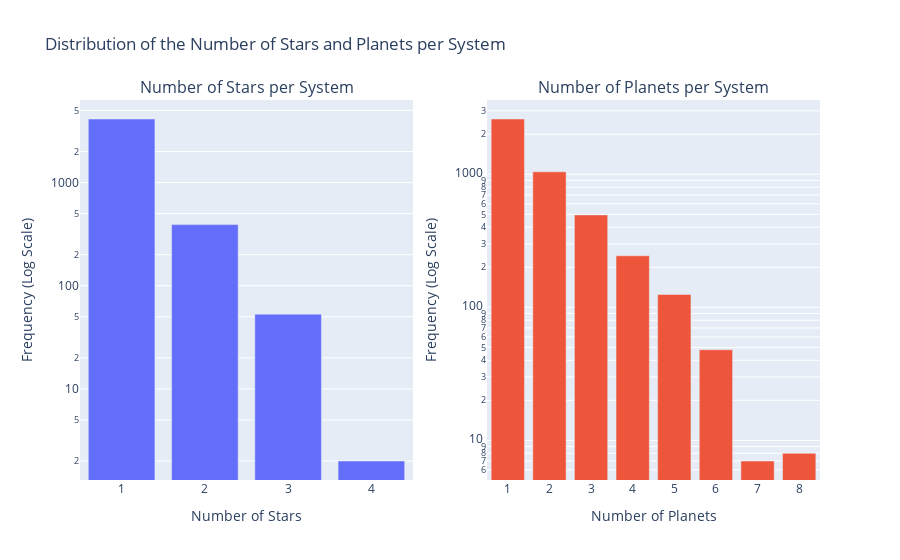

Here is the notebook cell this chart was saved with:
### Markdown cell above
### Number of Stars and Planets per System

### Code cell
# Contare la frequenza di stelle per sistema
stars_per_system = filtered_data['Num Stars'].value_counts()

# Contare la frequenza di pianeti per sistema
planets_per_system = filtered_data['Num Planets'].value_counts()

# Creare la sottotrama con due istogrammi
fig = sp.make_subplots(
    rows=1, cols=2, 
    subplot_titles=['Number of Stars per System', 'Number of Planets per System']
)

# Aggiungere il grafico istogramma per il numero di stelle per sistema
fig.add_trace(
    go.Bar(
        x=stars_per_system.index, 
        y=stars_per_system.values, 
        name="Stars per System"
    ), 
    row=1, col=1
)

# Aggiungere il grafico istogramma per il numero di pianeti per sistema
fig.add_trace(
    go.Bar(
        x=planets_per_system.index, 
        y=planets_per_system.values, 
        name="Planets per System"
    ), 
    row=1, col=2
)

# Modificare il layout per assicurare che le etichette siano visibili
fig.update_layout(
    title_text="Distribution of the Number of Stars and Planets per System",
    xaxis_title="Number of Stars",
    yaxis_title="Frequency (Log Scale)",
    xaxis2_title="Number of Planets",
    yaxis2=dict(title="Frequency (Log Scale)"),  # Modifica titolo asse Y
    showlegend=False,  # Rimuove la legenda
)

# Impostare l'asse Y in scala logaritmica per entrambi i grafici
fig.update_yaxes(type="log", row=1, col=1)  # Grafico di sinistra
fig.update_yaxes(type="log", row=1, col=2)  # Grafico di destra

# Assicurare che ogni valore sull'asse X del secondo grafico sia mostrato
fig.update_xaxes(tickmode="linear", row=1, col=2)

# Visualizzare il grafico
fig.show()

### Figure 1 — Plotly figure (JSON) as saved in the notebook; plotly's stock layout.template omitted (floating-point values rounded to 4 significant figures)
{"data": [{"name": "Stars per System", "type": "bar", "x": [1, 2, 3, 4], "xaxis": "x", "y": [4129, 391, 53, 2], "yaxis": "y"}, {"name": "Planets per System", "type": "bar", "x": [1, 2, 3, 4, 5, 6, 8, 7], "xaxis": "x2", "y": [2604, 1044, 495, 244, 125, 48, 8, 7], "yaxis": "y2"}], "layout": {"annotations": [{"font": {"size": 16}, "showarrow": false, "text": "Number of Stars per System", "x": 0.225, "xanchor": "center", "xref": "paper", "y": 1, "yanchor": "bottom", "yref": "paper"}, {"font": {"size": 16}, "showarrow": false, "text": "Number of Planets per System", "x": 0.775, "xanchor": "center", "xref": "paper", "y": 1, "yanchor": "bottom", "yref": "paper"}], "showlegend": false, "title": {"text": "Distribution of the Number of Stars and Planets per System"}, "xaxis": {"anchor": "y", "domain": [0, 0.45], "title": {"text": "Number of Stars"}}, "xaxis2": {"anchor": "y2", "domain": [0.55, 1], "tickmode": "linear", "title": {"text": "Number of Planets"}}, "yaxis": {"anchor": "x", "domain": [0, 1], "title": {"text": "Frequency (Log Scale)"}, "type": "log"}, "yaxis2": {"anchor": "x2", "domain": [0, 1], "title": {"text": "Frequency (Log Scale)"}, "type": "log"}}}
